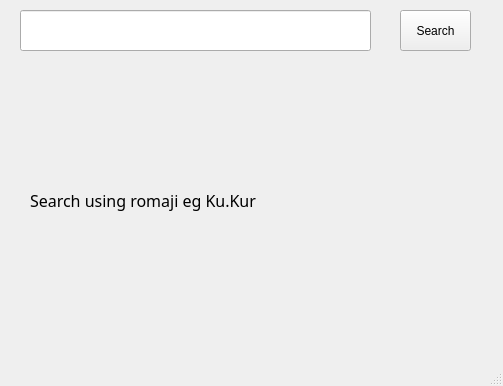
<?xml version="1.0" encoding="UTF-8"?>
<ui version="4.0">
 <class>MainWindow</class>
 <widget class="QMainWindow" name="MainWindow">
  <property name="geometry">
   <rect>
    <x>0</x>
    <y>0</y>
    <width>503</width>
    <height>386</height>
   </rect>
  </property>
  <property name="windowTitle">
   <string>Assamese Dictionary 1.0</string>
  </property>
  <property name="styleSheet">
   <string notr="true">.QLineEdit{
font-size:15pt;
}
.QLabel{
font-size:12pt;
}

.QPushButton:hover {background-color: ;}</string>
  </property>
  <widget class="QWidget" name="centralwidget">
   <widget class="QLineEdit" name="inputWord">
    <property name="geometry">
     <rect>
      <x>20</x>
      <y>10</y>
      <width>351</width>
      <height>41</height>
     </rect>
    </property>
   </widget>
   <widget class="QPushButton" name="searchButton">
    <property name="geometry">
     <rect>
      <x>400</x>
      <y>10</y>
      <width>71</width>
      <height>41</height>
     </rect>
    </property>
    <property name="autoFillBackground">
     <bool>false</bool>
    </property>
    <property name="text">
     <string>Search</string>
    </property>
    <property name="iconSize">
     <size>
      <width>50</width>
      <height>50</height>
     </size>
    </property>
    <property name="checkable">
     <bool>false</bool>
    </property>
    <property name="flat">
     <bool>false</bool>
    </property>
   </widget>
   <widget class="QLabel" name="outputLabel">
    <property name="geometry">
     <rect>
      <x>30</x>
      <y>80</y>
      <width>401</width>
      <height>241</height>
     </rect>
    </property>
    <property name="font">
     <font>
      <family>Asomiya_Rohini</family>
      <pointsize>12</pointsize>
     </font>
    </property>
    <property name="text">
     <string>Search using romaji eg Ku.Kur </string>
    </property>
    <property name="wordWrap">
     <bool>true</bool>
    </property>
   </widget>
  </widget>
  <widget class="QMenuBar" name="menubar">
   <property name="geometry">
    <rect>
     <x>0</x>
     <y>0</y>
     <width>503</width>
     <height>21</height>
    </rect>
   </property>
  </widget>
  <widget class="QStatusBar" name="statusbar"/>
 </widget>
 <resources/>
 <connections/>
</ui>
